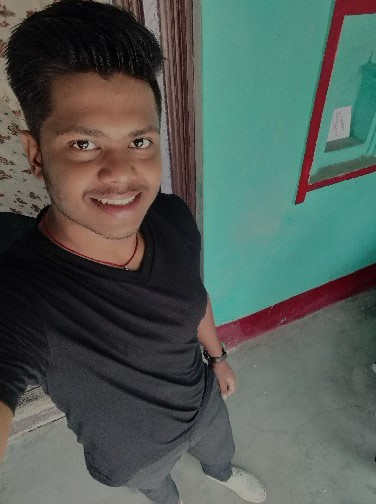
#> input picture mannu.jpg, 376 x 504 px
$ python face_rec.py
#> lines starting #> are read from the running program, lines starting #| are printed output that depends on the picture; after the words box and inside, x2 and y2 are one past the last pixel; in counts of white or black regions, pixels touching at a corner belong together
import cv2
face_cascade=cv2.CascadeClassifier('face_data.xml')
img=cv2.imread('mannu.jpg')
#> img is the input picture: shape (504, 376, 3); mean B, G, R 85.5, 91.3, 81
gray=cv2.cvtColor(img,cv2.COLOR_BGR2GRAY)
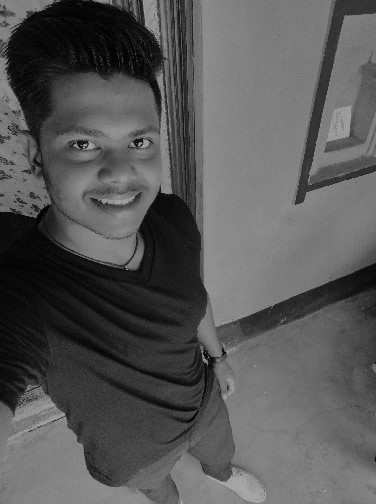
#> gray: shape (504, 376); min 0, max 175, mean 87.6
faces=face_cascade.detectMultiScale(gray,1.1,4)
#> faces = [[25, 90, 160, 160]]
for(x,y,w,h) in faces:
    cv2.rectangle(img,(x,y),(x+w,y+h),(225,0,0),2)
#> this loop made 1 pass
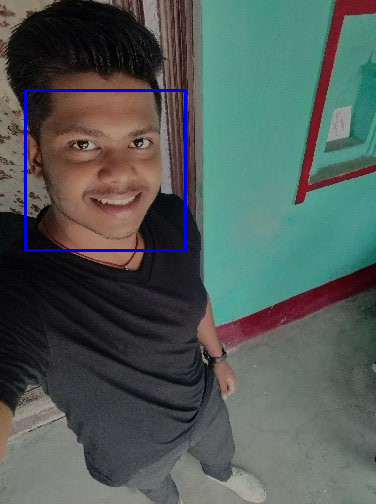
#> img: shape (504, 376, 3); 1.01% of pixels changed, all inside (x1, y1, x2, y2) = (24, 89, 187, 252)
cv2.imshow('Face Recognition',img)
cv2.waitKey()
